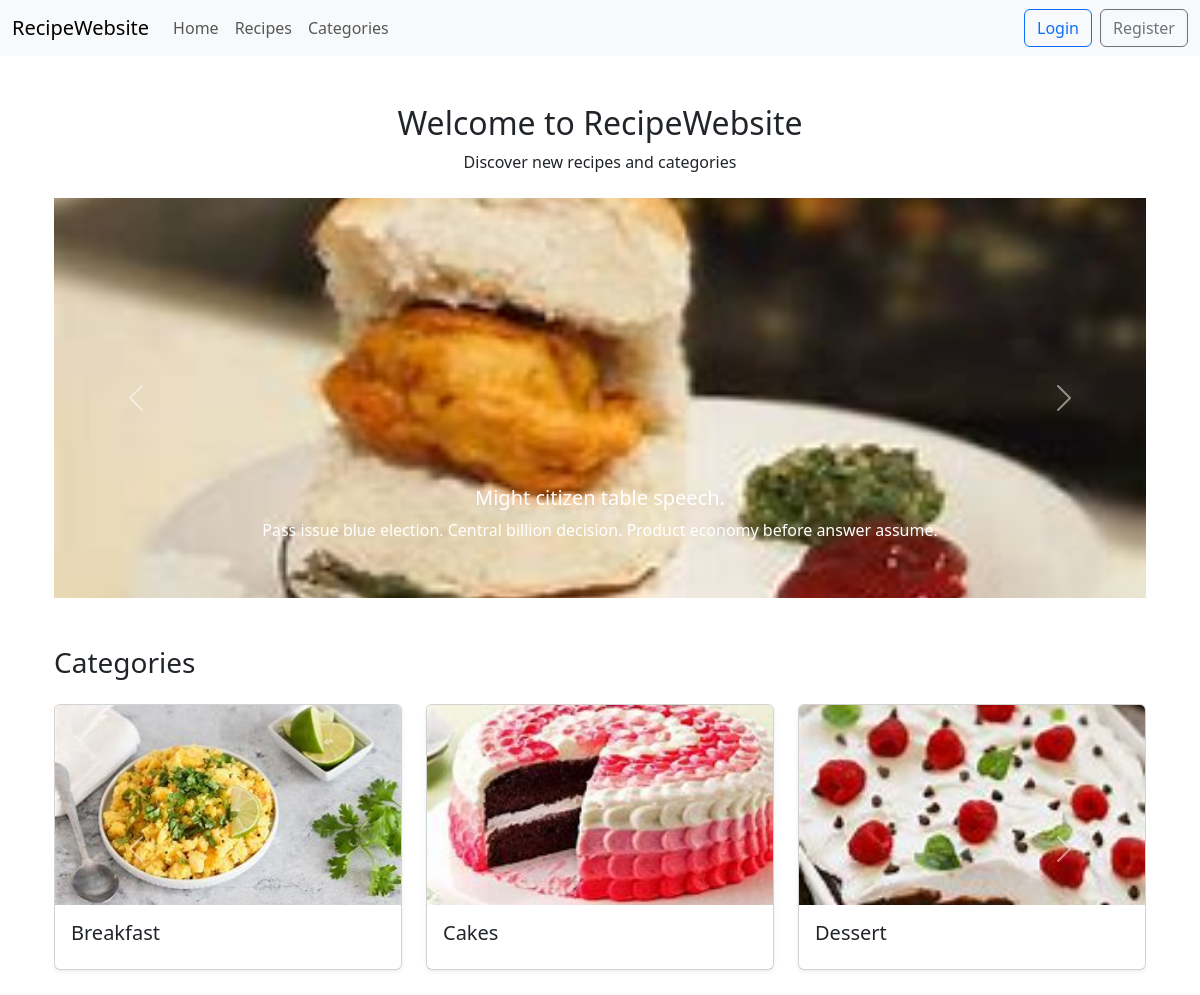
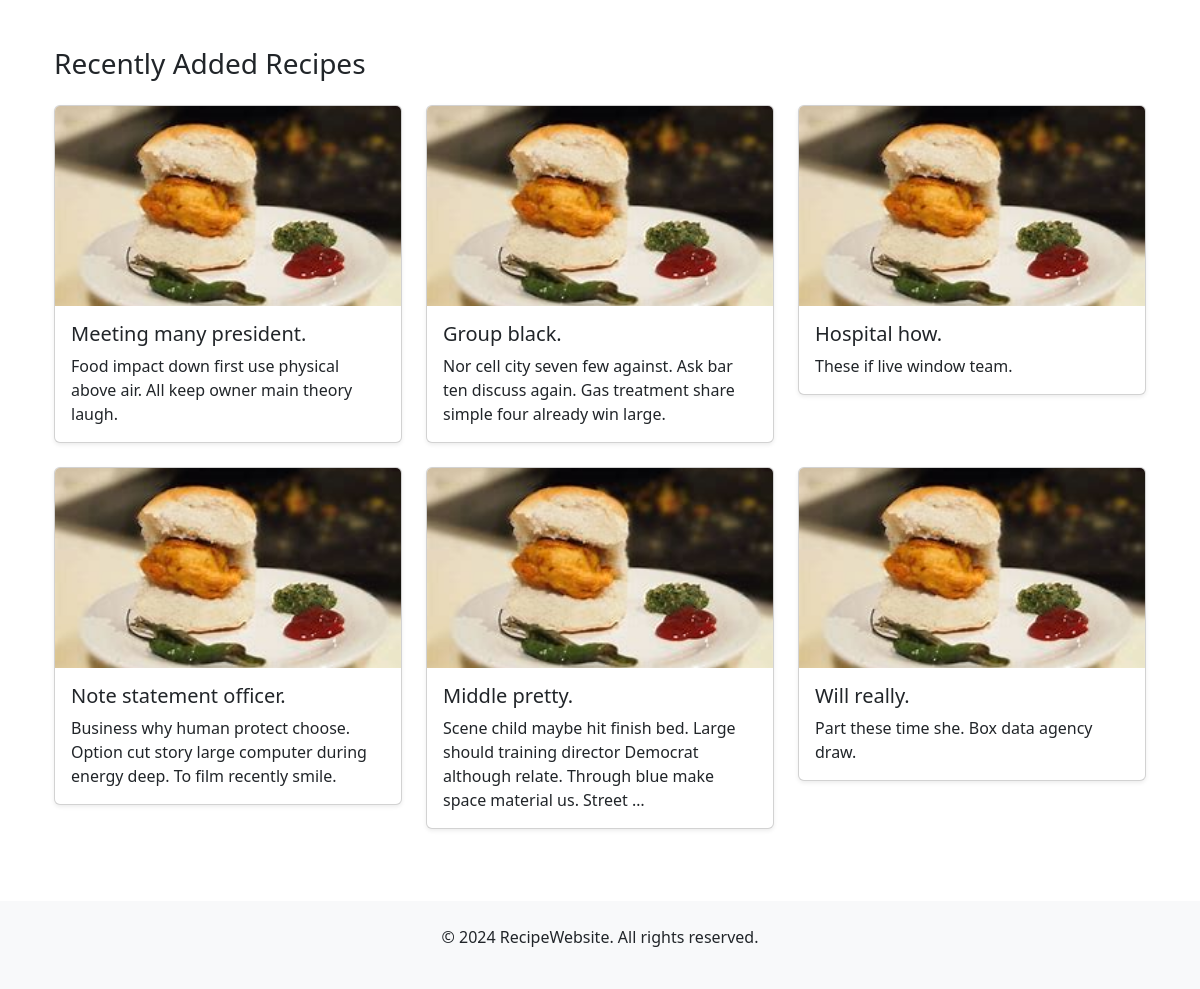
The page / on the database its author committed (2 pictures, top to bottom).
### recipes/models.py (models this page shows, shortened)
class Recipe(models.Model):
    user = models.ForeignKey(User, on_delete=models.CASCADE)
    recipe_name = models.CharField(max_length=100)
    recipe_image = models.ImageField(upload_to='recipe/')
    recipe_description = models.TextField(help_text="Brief description of the recipe")
    ingredients = models.TextField(help_text="List of ingredients required")
    steps = models.TextField(help_text="Step-by-step instructions for preparation")
    categories = models.ManyToManyField(Category, blank=True, related_name='recipe')
    created_at = models.DateTimeField(auto_now_add=True)
    class Meta:
        ordering= ['recipe_name']

class Category(models.Model):
    name = models.CharField(max_length=100)
    category_image = models.ImageField(upload_to='category/',default='category/default.jpg')
    class Meta:
        verbose_name_plural = 'Categories'
        ordering = ['name']

### recipes/views.py (the view)
# urls.py: 2. Add a URL to urlpatterns:  path('', views.home, name='home')
def home(request):
    recent_recipes = Recipe.objects.order_by('-created_at')[:6]
    categories = Category.objects.all()
    chunked_categories = list(chunk_list(categories, 3))
    all_recipes = list(Recipe.objects.all())
    random_recipes = random.sample(all_recipes, min(len(all_recipes), 6))
    return render(request, 'index.html', {
        'title': 'Home',
        'recent_recipes': recent_recipes,
        'chunked_categories': chunked_categories,
        'random_recipes': random_recipes,
    })

### recipes/views.py (called while the page is built)
def chunk_list(lst, chunk_size):
    for i in range(0, len(lst), chunk_size):
        yield lst[i:i + chunk_size]

### templates/index.html (shortened to what this page needs)
{% extends 'base.html' %}
{% block start %}
<div class="container mt-5">
    <div class="text-center mb-4">
        <h2>Welcome to RecipeWebsite</h2>
        <p>Discover new recipes and categories</p>
    </div>
    <div class="mb-5">
        <div id="randomRecipesCarousel" class="carousel slide">
            <div class="carousel-inner">
                {% for recipe in random_recipes %}
                    <div class="carousel-item {% if forloop.first %}active{% endif %}">
                        <a href="{% url 'recipe_detail' recipe.id %}">
                            <img src="{{ recipe.recipe_image.url }}" class="d-block w-100" alt="{{ recipe.recipe_name }}" style="height: 400px; object-fit: cover;">
                        </a>
                        <div class="carousel-caption d-none d-md-block">
                            <h5>{{ recipe.recipe_name }}</h5>
                            <p>{{ recipe.recipe_description|truncatewords:20 }}</p>
                        </div>
                    </div>
                {% endfor %}
            </div>
            <button class="carousel-control-prev" type="button" data-bs-target="#randomRecipesCarousel" data-bs-slide="prev">
                <span class="carousel-control-prev-icon" aria-hidden="true"></span>
            </button>
            <button class="carousel-control-next" type="button" data-bs-target="#randomRecipesCarousel" data-bs-slide="next">
                <span class="carousel-control-next-icon" aria-hidden="true"></span>
            </button>
        </div>
    </div>
    <div class="mb-5">
        <h3 class="mb-4">Categories</h3>
        <div id="categoriesCarousel" class="carousel slide">
            <div class="carousel-inner">
                {% for category_chunk in chunked_categories %}
                    <div class="carousel-item {% if forloop.first %}active{% endif %}">
                        <div class="row">
                            {% for category in category_chunk %}
                                <div class="col-md-4 mb-4">
                                    <div class="card shadow-sm">
                                        <a href="{% url 'category_recipes' category.id %}">
                                            <img src="{{ category.category_image.url }}" class="card-img-top" alt="{{ category.name }}" style="height: 200px; object-fit: cover;">
                                        </a>
                                        <div class="card-body">
                                            <h5 class="card-title">{{ category.name }}</h5>
                                        </div>
                                    </div>
                                </div>
                            {% endfor %}
                        </div>
                    </div>
                {% endfor %}
            </div>
            <button class="carousel-control-prev" type="button" data-bs-target="#categoriesCarousel" data-bs-slide="prev">
                <span class="carousel-control-prev-icon" aria-hidden="true"></span>
            </button>
            <button class="carousel-control-next" type="button" data-bs-target="#categoriesCarousel" data-bs-slide="next">
                <span class="carousel-control-next-icon" aria-hidden="true"></span>
            </button>
        </div>
    </div>
    <div class="mb-5">
        <h3 class="mb-4">Recently Added Recipes</h3>
        <div class="row">
            {% for recipe in recent_recipes %}
                <div class="col-md-4 mb-4">
                    <div class="card shadow-sm">
                        <a href="{% url 'recipe_detail' recipe.id %}">
                            <img src="{{ recipe.recipe_image.url }}" class="card-img-top" alt="{{ recipe.recipe_name }}" style="height: 200px; object-fit: cover;">
                        </a>
                        <div class="card-body">
                            <h5 class="card-title">{{ recipe.recipe_name }}</h5>
                            <p class="card-text">{{ recipe.recipe_description|truncatewords:20 }}</p>
                        </div>
                    </div>
                </div>
            {% endfor %}
        </div>
    </div>
</div>
{% endblock %}

### templates/base.html (shortened to what this page needs)
<!doctype html>
<html lang="en">
  <head>
    <link href="https://cdn.jsdelivr.net/npm/bootstrap@5.3.3/dist/css/bootstrap.min.css" rel="stylesheet">
    <link rel="stylesheet" href="https://cdnjs.cloudflare.com/ajax/libs/font-awesome/6.0.0-beta3/css/all.min.css">
  </head>
  <body class="d-flex flex-column min-vh-100">
    <nav class="navbar navbar-expand-lg navbar-light bg-light">
      <div class="container-fluid">
        <a class="navbar-brand" href="/">RecipeWebsite</a>
        <div class="collapse navbar-collapse" id="navbarNav">
          <ul class="navbar-nav me-auto">
            <li class="nav-item">
              <a class="nav-link" href="/">Home</a>
            </li>
            <li class="nav-item">
              <a class="nav-link" href="/recipes/">Recipes</a>
            </li>
            <li class="nav-item">
              <a class="nav-link" href="/recipes/categories">Categories</a>
            </li>
          </ul>
          <ul class="navbar-nav ms-auto d-flex align-items-center">
            {% if request.user.is_authenticated %}
            <li class="nav-item dropdown me-3">
              <a class="nav-link dropdown-toggle" href="#" id="profileDropdown" role="button" data-bs-toggle="dropdown" aria-expanded="false">
                {{ request.user.username }}
              </a>
              <ul class="dropdown-menu dropdown-menu-end" aria-labelledby="profileDropdown">
                <li><a class="dropdown-item" href="/auth/my_profile">My Profile</a></li>
                <li><a class="dropdown-item" href="/recipes/my_recipes">My Recipes</a></li>
                <li><a class="dropdown-item" href="/recipes/favorites">My Favorites</a></li>
                <li><a class="dropdown-item" href="/auth/change_password">Change Password</a></li>
              </ul>
            </li>
            <li class="nav-item">
              <a class="btn btn-outline-danger" href="{% url 'logout' %}">Logout</a>
            </li>
            {% else %}
            <li class="nav-item">
              <a class="btn btn-outline-primary me-2" href="{% url 'login' %}">Login</a>
            </li>
            <li class="nav-item">
              <a class="btn btn-outline-secondary" href="{% url 'register' %}">Register</a>
            </li>
            {% endif %}
          </ul>
        </div>
      </div>
    </nav>
    <div class="container flex-grow-1">
      {% block start %}
      {% endblock %}
    </div>
    <footer class="bg-light text-center text-lg-start mt-auto">
      <div class="container p-4">
        <p class="text-center">© 2024 RecipeWebsite. All rights reserved.</p>
      </div>
    </footer>
  </body>
</html>

### rows shown on the page
Recipe: recipe_image (picture), recipe_name "Might citizen table speech.", recipe_description "Pass issue blue election. Central billion decision. Product economy before answer assume."
Category: category_image (picture), name "Breakfast"
Category: category_image (picture), name "Cakes"
Category: category_image (picture), name "Dessert"
Recipe: recipe_image (picture), recipe_name "Meeting many president.", recipe_description "Food impact down first use physical above air. All keep owner main theory laugh."
Recipe: recipe_image (picture), recipe_name "Group black.", recipe_description "Nor cell city seven few against. Ask bar ten discuss again. Gas treatment share simple four already win large."
Recipe: recipe_image (picture), recipe_name "Hospital how.", recipe_description "These if live window team."
Recipe: recipe_image (picture), recipe_name "Note statement officer.", recipe_description "Business why human protect choose. Option cut story large computer during energy deep. To film recently smile."
Recipe: recipe_image (picture), recipe_name "Middle pretty.", recipe_description "Scene child maybe hit finish bed. Large should training director Democrat although relate. Through blue make space material us. Street …"
Recipe: recipe_image (picture), recipe_name "Will really.", recipe_description "Part these time she. Box data agency draw."
